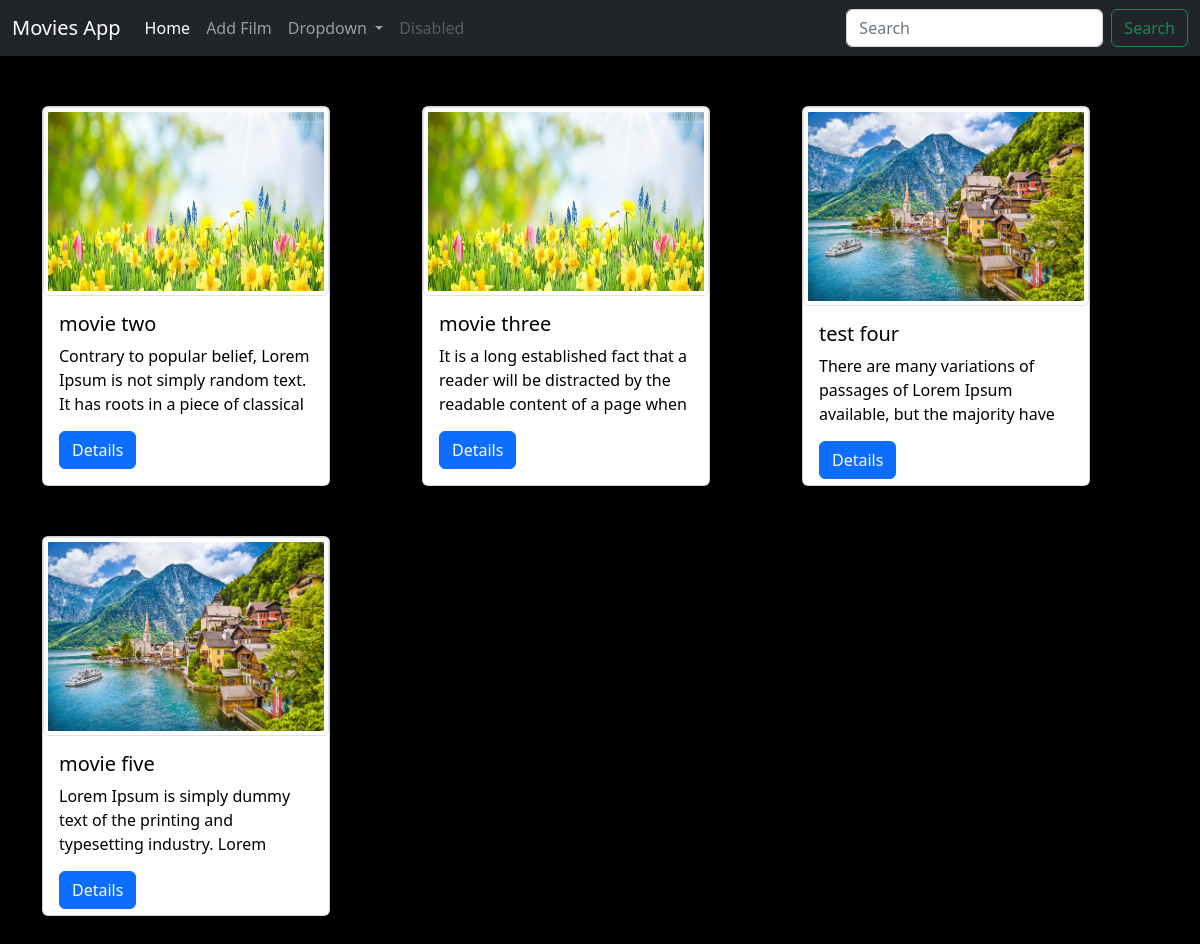
The page / on the database its author committed.
### baseapp/models.py (models this page shows, shortened)
class Movies(models.Model):
    name = models.CharField(max_length=128)
    description = models.TextField()
    year = models.IntegerField()
    poster = models.ImageField(upload_to="movies/posters/")

### baseapp/views.py (the view)
# urls.py: path('', views.index, name='home'),
def index(request):
    movies = Movies.objects.all()
    context = {
        'project_name': "Movies App",
        'title': "Home",
        'movies_list': movies,
    }
    return render(request, "baseapp/index.html", context)

### templates/baseapp/index.html
{% extends 'base.html' %}
{% block content %}
    {% for movie in movies_list %}
        <div class="col-sm-4 bottom-space">
            <div class="card" style="width: 18rem; height: 380px !important;">
                <img src="{{movie.poster.url}}"
                     style=" height: 200px !important;"
                     class="img-fluid img-thumbnail" alt="{{movie.name}}" />
                <div class="card-body" style="color: #000">
                    <h5 class="card-title">{{movie.name}}</h5>
                    <p class="card-text"
                       style="overflow: hidden; height: 71px;">{{movie.description}}</p>
                    <a href="{% url 'baseapp:moviedetail' pk=movie.pk %}"
                       class="btn btn-primary">Details</a>
                </div>
            </div>
        </div>
    {% endfor %}
{% endblock %}

### templates/base.html (shortened to what this page needs)
<!DOCTYPE html>
{% load static %}
<html lang="en">
<head>
    <link href="https://cdn.jsdelivr.net/npm/bootstrap@5.2.3/dist/css/bootstrap.min.css" rel="stylesheet">
    <link rel="stylesheet" href="{% static 'style.css' %}" />
</head>
<body>
    <nav class="navbar navbar-dark navbar-expand-lg bg-dark">
        <div class="container-fluid">
            <a class="navbar-brand" href="{% url 'baseapp:home' %}">{{project_name}}</a>
            <div class="collapse navbar-collapse" id="navbarSupportedContent">
                <ul class="navbar-nav me-auto mb-2 mb-lg-0">
                    <li class="nav-item">
                        <a class="nav-link active" aria-current="page"
                           href="{% url 'baseapp:home' %}">Home</a>
                    </li>
                    <li class="nav-item">
                        <a class="nav-link" href="{% url 'baseapp:addmovies' %}">Add Film</a>
                    </li>
                    <li class="nav-item dropdown">
                        <a class="nav-link dropdown-toggle" href="#" role="button" data-bs-toggle="dropdown" aria-expanded="false">
                            Dropdown
                        </a>
                    </li>
                    <li class="nav-item">
                        <a class="nav-link disabled">Disabled</a>
                    </li>
                </ul>
                <form class="d-flex" role="search">
                    <input class="form-control me-2" type="search" placeholder="Search" aria-label="Search">
                    <button class="btn btn-outline-success" type="submit">Search</button>
                </form>
            </div>
        </div>
    </nav>
    <div class="container top-space">
        <div class="row">
            {% block content %}
            {% endblock %}
        </div>
    </div>
</body>
</html>

### static/style.css (style rules this page uses)
body { background-color: #000; color: #fff; }
.top-space { margin-top: 50px; }
.bottom-space { margin-bottom: 50px; }

### rows shown on the page
Movies: poster (picture), name "movie two", description "Contrary to popular belief, Lorem Ipsum is not simply random text. It has roots in a piece of classical…"
Movies: poster (picture), name "movie three", description "It is a long established fact that a reader will be distracted by the readable content of a page when…"
Movies: poster (picture), name "test four", description "There are many variations of passages of Lorem Ipsum available, but the majority have…"
Movies: poster (picture), name "movie five", description "Lorem Ipsum is simply dummy text of the printing and typesetting industry. Lorem…"

### other values the page prints
{{ project_name }} "Movies App"
